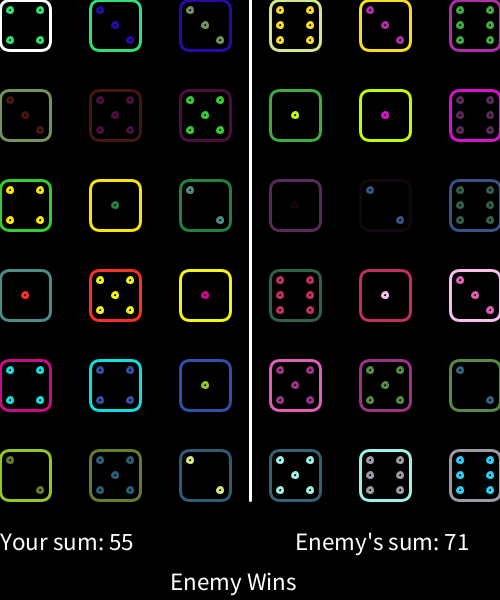
Frame 1 (no input)
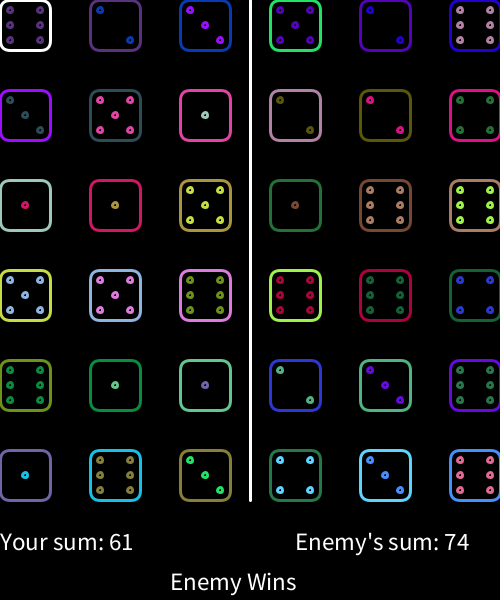
Frame 2 (the mouse pressed at the canvas centre, redrawn once)

The Processing sketch that drew these frames (run headless with seeded random() and noise(); the mouse was pressed at the canvas centre and the sketch redrawn once):

// Processing sketch: Dice
// ── Dice.pde
// Noah Anderson

// Declare Variables
Die player, opponent;
int playerSum, opponentSum;

void setup() {
  noLoop();
  background(255);
  size(500, 600);
}

void draw() {    
  background(0);
  stroke(255);
  strokeWeight(3);
  line(250, 0, 250, 500);
  // Initialize the player's dice
  for (int y = 0; y < 500; y += 90) {
    for (int x = 0; x < 250; x += 90) {   
      player = new Die(x, y);
      player.roll();
      player.show();
      playerSum += player.dotNum;
    }
  }
  // Initialize the enemies' dice
  for (int y = 0; y < 500; y += 90) {
    for (int x = 270; x < 500; x += 90) {   
      opponent = new Die(x, y);
      opponent.roll();
      opponent.show();
      opponentSum += opponent.dotNum;
    }
  }
  // Variables for the text
  String s = "Your sum: " + playerSum;
  String t = "Enemy's sum: " + opponentSum;
  fill(255);
  // Display Text
  textSize(25);
  text(s, 0, 550);
  text(t, 295, 550);
  // Comparisons to see who won
  if(playerSum > opponentSum) {
    text("Player Wins", 170, 590);
  } else if(playerSum < opponentSum) {
    text("Enemy Wins", 170, 590);
  } else {
    text("It's a tie", 180, 590);
  }
}

void mousePressed() {    
  redraw();
  playerSum = 0;
  opponentSum = 0;
}


class Die {   
  //variable declarations
  int x, y, dotNum;
  Die(int _x, int _y) { //constructor        
    //variable initializations 
    x = _x;
    y = _y;
    dotNum = 1;
  }
  // Randomnizes the roll (when called)
  void roll() {
    dotNum = (int)(Math.random()*6)+1;
  }   
  // Shows the dice (when called)
  void show() {
    fill(0);
    rect(x, y, 50, 50, 10);
    stroke((int)(Math.random()*256), (int)(Math.random()*256), (int)(Math.random()*256));
    strokeWeight(3);
    // Checking to see what number was rolled
    switch (dotNum) {
    case 1:
      ellipse(x+25, y+25, 5, 5);
      break;
    case 2:
      ellipse(x+10, y+10, 5, 5);
      ellipse(x+40, y+40, 5, 5);
      break;
    case 3:
      ellipse(x+10, y+10, 5, 5);
      ellipse(x+25, y+25, 5, 5);
      ellipse(x+40, y+40, 5, 5);
      break;
    case 4:
      ellipse(x+10, y+10, 5, 5);
      ellipse(x+40, y+10, 5, 5);
      ellipse(x+10, y+40, 5, 5);
      ellipse(x+40, y+40, 5, 5);
      break;
    case 5:
      ellipse(x+10, y+10, 5, 5);
      ellipse(x+40, y+10, 5, 5);
      ellipse(x+10, y+40, 5, 5);
      ellipse(x+40, y+40, 5, 5);
      ellipse(x+25, y+25, 5, 5);
      break;
    case 6:
      ellipse(x+10, y+10, 5, 5);
      ellipse(x+40, y+10, 5, 5);
      ellipse(x+10, y+40, 5, 5);
      ellipse(x+40, y+40, 5, 5);
      ellipse(x+10, y+25, 5, 5);
      ellipse(x+40, y+25, 5, 5);
      break;
    default:
      ellipse(x+25, y+25, 5, 5);
    }
  }
}
